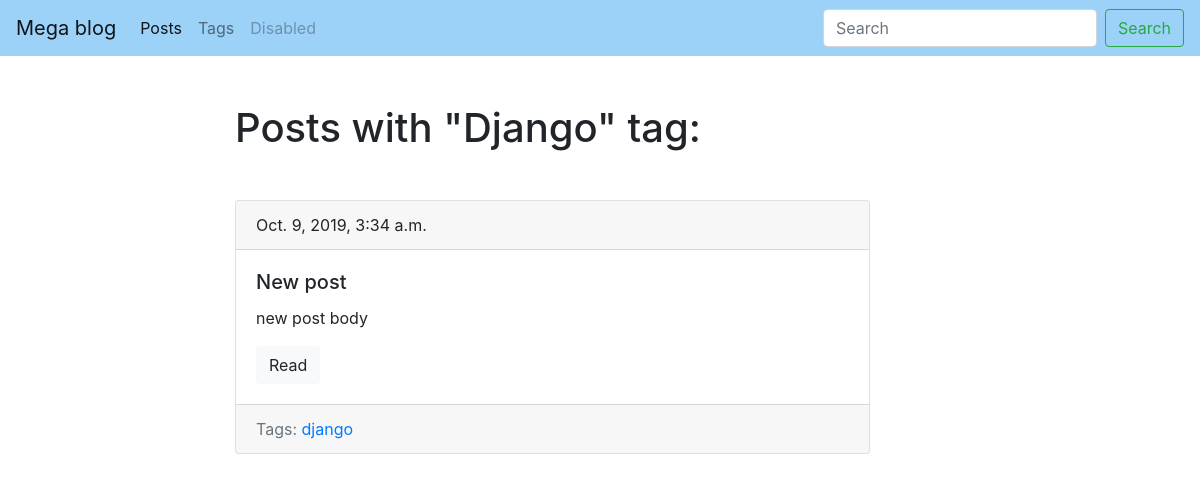
Screenshot of /blog/tag/django/ with the database file from the repository.
### blog/models.py (models this page shows, shortened)
class Tag(models.Model):
    title = models.CharField(max_length=50)
    slug = models.SlugField(max_length=50, unique=True)
    def get_absolute_url(self):
        return reverse('tag_detail_url', kwargs={'slug': self.slug})

class Post(models.Model):
    title = models.CharField(max_length=150, db_index=True)
    slug = models.SlugField(max_length=150, unique=True)
    body = models.TextField(blank=True, db_index=True)
    tags = models.ManyToManyField('Tag', blank=True, related_name='posts')
    date_pub = models.DateTimeField(auto_now_add=True)
    def get_absolute_url(self):
        return reverse('post_detail_url', kwargs={'slug': self.slug})

### blog/views.py (the view)
# urls.py: path('tag/<str:slug>/', TagDetail.as_view(), name='tag_detail_url'),
class TagDetail(ObjectsDetailMixin, View):
    model = Tag
    template = 'blog/tag_detail.html'

### blog/utils.py (called while the page is built)
    def get(self, request, slug):
        obj = get_object_or_404(self.model, slug__iexact=slug)
        return render(request, self.template, context={self.model.__name__.lower(): obj})

### blog/templates/blog/tag_detail.html (shortened to what this page needs)
{% extends 'blog/base_blog.html' %}
{% block content %}
    <h1 class="mb-5">
        Posts with "{{ tag.title|title }}" tag:
    </h1>
    {% for post in tag.posts.all %}
        {% include 'blog/includes/post_card_templates.html' %}
    {% endfor %}
{% endblock %}

### blog/templates/blog/includes/post_card_templates.html
<div class="card mb-3">
    <div class="card-header">
        {{ post.date_pub }}
    </div>
    <div class="card-body">
        <h5 class="card-title">{{ post.title }}</h5>
        <p class="card-text">{{ post.body|truncatewords:15 }}</p>
        <a href="{{ post.get_absolute_url }}" class="btn btn-light">Read</a>
    </div>
    <div class="card-footer text-muted">
        Tags:
        {% for tag in post.tags.all %}
            <a href="{{ tag.get_absolute_url }}">{{ tag.title }}</a>
        {% endfor %}
    </div>
</div>

### rows the page displays
Tag: title "Django", title "django"
Post: date_pub "Oct. 9, 2019, 3:34 a.m.", title "New post", body "new post body"
